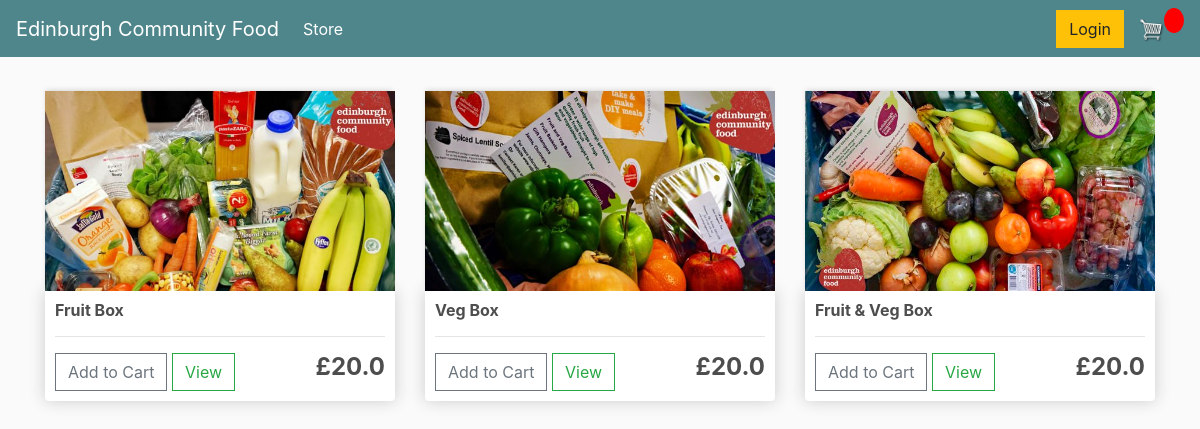
The page / on the database its author committed.
### store/models.py (models this page shows, shortened)
class Product(models.Model):
	name = models.CharField(max_length=200)
	price = models.FloatField()
	digital = models.BooleanField(default=False,null=True, blank=True)
	image = models.ImageField(null=True, blank=True)
	@property
	def imageURL(self):
		try:
			url = self.image.url
		except:
			url = ''
		return url

### store/views.py (the view)
# urls.py: path('', include('store.urls')),
def store(request):
	products = Product.objects.all()
	context = {'products':products}
	return render(request, 'store/store.html', context)

### store/templates/store/store.html
{% extends 'store/main.html' %}
{% load static %}
{% block content %}
	<div class="row">
		{% for product in products %}
		<div class="col-lg-4">
			<img class="thumbnail" src="{{product.imageURL}}">
			<div class="box-element product">
				<h6><strong>{{product.name}}</strong></h6>
				<hr>
				<button data-product="{{product.id}}" data-action="add" class="btn btn-outline-secondary add-btn update-cart">Add to Cart</button>
				<a class="btn btn-outline-success" href="#">View</a>
				<h4 style="display: inline-block; float: right"><strong>£{{product.price}}</strong></h4>
			</div>
		</div>
		{% endfor %}
	</div>
{% endblock content %}

### static/css/main.css (style rules this page uses)
body { background-color: hsl(0, 0%, 98%); }
h1,h2,h3,h4,h5,h6 { color:hsl(0, 0%, 30%); }
.box-element { box-shadow:hsl(0, 0%, 80%) 0 0 16px; background-color: #fff; border-radius: 4px; padding: 10px; }
.thumbnail { width: 100%; height: 200px; -webkit-box-shadow: -1px -3px 5px -2px rgba(214,214,214,1); -moz-box-shadow: -1px -3px 5px -2px rgba(214,214,214,1); box-shadow: -1px -3px 5px -2px rgba(214,214,214,1); }
.product { border-radius: 0 0 4px 4px; }
.col-lg-4, .col-lg-6, .col-lg-8, .col-lg-12 { margin-top: 10px; }
.btn { border-radius: 0; }

### rows shown on the page
Product: imageURL (picture), name "Fruit Box", price "20.0"
Product: imageURL (picture), name "Veg Box", price "20.0"
Product: imageURL (picture), name "Fruit & Veg Box", price "20.0"
